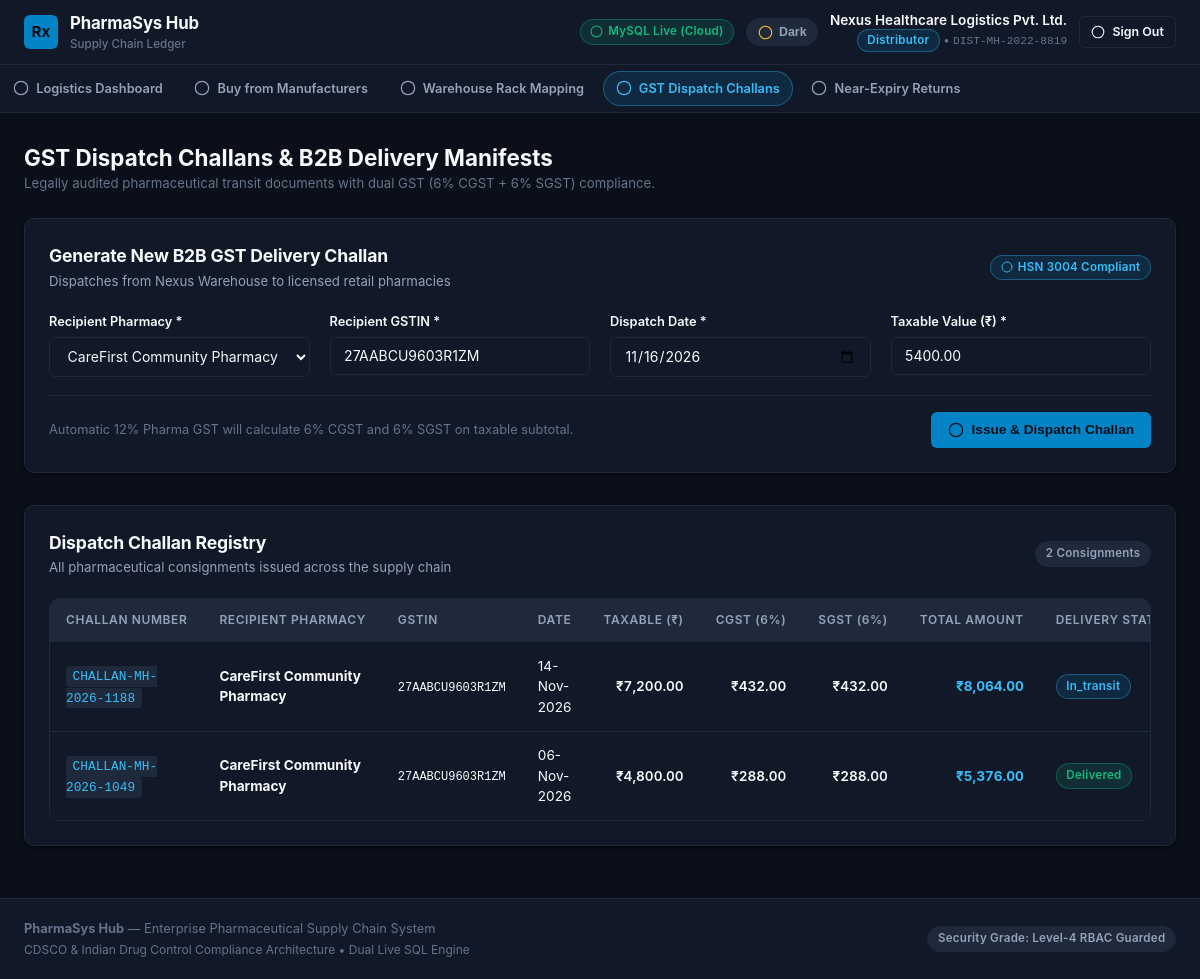
The page /distributor_challans.php (signed in) on the database its author committed.
### tables this page shows
CREATE TABLE `dispatch_challans` (
  `id` INT AUTO_INCREMENT PRIMARY KEY,
  `challan_number` VARCHAR(50) NOT NULL UNIQUE,
  `distributor_id` INT NOT NULL,
  `retailer_id` INT NOT NULL,
  `dispatch_date` DATE NOT NULL,
  `gstin_number` VARCHAR(30) NOT NULL,
  `taxable_amount` DECIMAL(10,2) NOT NULL,
  `cgst_amount` DECIMAL(10,2) NOT NULL,
  `sgst_amount` DECIMAL(10,2) NOT NULL,
  `total_amount` DECIMAL(10,2) NOT NULL,
  `status` ENUM('in_transit', 'delivered', 'cancelled') NOT NULL DEFAULT 'in_transit',
  `created_at` TIMESTAMP DEFAULT CURRENT_TIMESTAMP,
  FOREIGN KEY (`distributor_id`) REFERENCES `users`(`id`) ON DELETE CASCADE,
  FOREIGN KEY (`retailer_id`) REFERENCES `users`(`id`) ON DELETE CASCADE
);

CREATE TABLE `users` (
  `id` INT AUTO_INCREMENT PRIMARY KEY,
  `name` VARCHAR(150) NOT NULL,
  `email` VARCHAR(150) NOT NULL UNIQUE,
  `password` VARCHAR(255) NOT NULL,
  `role` ENUM('manufacturer', 'distributor', 'retailer', 'consumer') NOT NULL,
  `phone` VARCHAR(25) NOT NULL,
  `license_no` VARCHAR(80) DEFAULT NULL,
  `address` TEXT DEFAULT NULL,
  `created_at` TIMESTAMP DEFAULT CURRENT_TIMESTAMP
);

### distributor_challans.php (the view, shortened to what this page needs)
<?php
$pdo = Database::getConnection();
$retailers = $pdo->query("SELECT id, name, license_no FROM users WHERE role = 'retailer'")->fetchAll();
$chStmt = $pdo->prepare("
    SELECT ch.*, u.name as retailer_name
    FROM dispatch_challans ch
    JOIN users u ON ch.retailer_id = u.id
    WHERE ch.distributor_id = :uid
    ORDER BY ch.id DESC
");
$chStmt->execute([':uid' => $_SESSION['user_id']]);
$challans = $chStmt->fetchAll();
require_once __DIR__ . '/includes/header.php';
?>
<div class="container">
  <div style="display: flex; justify-content: space-between; align-items: center; margin-bottom: 1.5rem; flex-wrap: wrap; gap: 1rem;">
    <div>
      <h2 style="font-size: 1.4rem; font-weight: 700;">GST Dispatch Challans &amp; B2B Delivery Manifests</h2>
      <p style="font-size: 0.825rem; color: var(--text-subtle);">
        Legally audited pharmaceutical transit documents with dual GST (6% CGST + 6% SGST) compliance.
      </p>
    </div>
  </div>
  <div class="card" style="margin-bottom: 2rem;">
    <div class="card-header">
      <div>
        <h3 class="card-title">Generate New B2B GST Delivery Challan</h3>
        <p class="card-description">Dispatches from Nexus Warehouse to licensed retail pharmacies</p>
      </div>
      <span class="badge badge-primary"><?= icon('file-text', 12) ?> HSN 3004 Compliant</span>
    </div>
    <form method="POST" action="distributor_challans.php">
      <div class="grid-4">
        <div class="form-group">
          <label class="form-label">Recipient Pharmacy *</label>
          <select name="retailer_id" class="form-control" required>
            <?php foreach ($retailers as $ret): ?>
              <option value="<?= $ret['id'] ?>"><?= htmlspecialchars($ret['name']) ?></option>
            <?php endforeach; ?>
          </select>
        </div>
        <div class="form-group">
          <label class="form-label">Recipient GSTIN *</label>
          <input type="text" name="gstin_number" class="form-control" value="27AABCU9603R1ZM" required>
        </div>
        <div class="form-group">
          <label class="form-label">Dispatch Date *</label>
          <input type="date" name="dispatch_date" class="form-control" value="<?= date('Y-m-d') ?>" required>
        </div>
        <div class="form-group">
          <label class="form-label">Taxable Value (₹) *</label>
          <input type="number" name="taxable_amount" class="form-control" value="5400.00" step="10" required>
        </div>
      </div>
      <div style="display: flex; justify-content: space-between; align-items: center; border-top: 1px solid var(--border-light); padding-top: 1rem;">
        <div style="font-size: 0.8rem; color: var(--text-subtle);">
          Automatic 12% Pharma GST will calculate 6% CGST and 6% SGST on taxable subtotal.
        </div>
        <button type="submit" class="btn btn-primary">
          <?= icon('truck', 16) ?> Issue &amp; Dispatch Challan
        </button>
      </div>
    </form>
  </div>
  <div class="card">
    <div class="card-header">
      <div>
        <h3 class="card-title">Dispatch Challan Registry</h3>
        <p class="card-description">All pharmaceutical consignments issued across the supply chain</p>
      </div>
      <span class="badge badge-neutral"><?= count($challans) ?> Consignments</span>
    </div>
    <div class="table-wrapper">
      <table class="data-table">
        <thead>
          <tr>
            <th>Challan Number</th>
            <th>Recipient Pharmacy</th>
            <th>GSTIN</th>
            <th>Date</th>
            <th style="text-align: right;">Taxable (₹)</th>
            <th style="text-align: right;">CGST (6%)</th>
            <th style="text-align: right;">SGST (6%)</th>
            <th style="text-align: right;">Total Amount</th>
            <th>Delivery Status</th>
          </tr>
        </thead>
        <tbody>
          <?php foreach ($challans as $ch): ?>
            <tr>
              <td><code style="font-family: var(--font-mono); font-size: 0.8rem;"><?= htmlspecialchars($ch['challan_number']) ?></code></td>
              <td><strong><?= htmlspecialchars($ch['retailer_name']) ?></strong></td>
              <td><span style="font-family: var(--font-mono); font-size: 0.75rem;"><?= htmlspecialchars($ch['gstin_number']) ?></span></td>
              <td><?= date('d-M-Y', strtotime($ch['dispatch_date'])) ?></td>
              <td class="num-cell">₹<?= number_format($ch['taxable_amount'], 2) ?></td>
              <td class="num-cell">₹<?= number_format($ch['cgst_amount'], 2) ?></td>
              <td class="num-cell">₹<?= number_format($ch['sgst_amount'], 2) ?></td>
              <td class="num-cell" style="font-weight: 700; color: var(--color-primary-dark);">₹<?= number_format($ch['total_amount'], 2) ?></td>
              <td>
                <span class="badge <?= $ch['status'] === 'delivered' ? 'badge-success' : 'badge-primary' ?>">
                  <?= ucfirst(htmlspecialchars($ch['status'])) ?>
                </span>
              </td>
            </tr>
          <?php endforeach; ?>
        </tbody>
      </table>
    </div>
  </div>
</div>
<?php require_once __DIR__ . '/includes/footer.php'; ?>

### rows shown on the page
dispatch_challans: challan_number "CHALLAN-MH-2026-1188", retailer.name "CareFirst Community Pharmacy", gstin_number "27AABCU9603R1ZM", dispatch_date "14-Nov-2026", taxable_amount "7,200.00", cgst_amount "432.00", sgst_amount "432.00", total_amount "8,064.00", status "In_transit"
dispatch_challans: challan_number "CHALLAN-MH-2026-1049", retailer.name "CareFirst Community Pharmacy", gstin_number "27AABCU9603R1ZM", dispatch_date "06-Nov-2026", taxable_amount "4,800.00", cgst_amount "288.00", sgst_amount "288.00", total_amount "5,376.00", status "Delivered"

### other values the page prints
$dbStatus "MySQL Live (Cloud)"
$user['name'] "Nexus Healthcare Logistics Pvt. Ltd."
$user['role'] "Distributor"
$user['license_no'] "DIST-MH-2022-8819"
count($challans) "2"
form field retailer_id "CareFirst Community Pharmacy"
